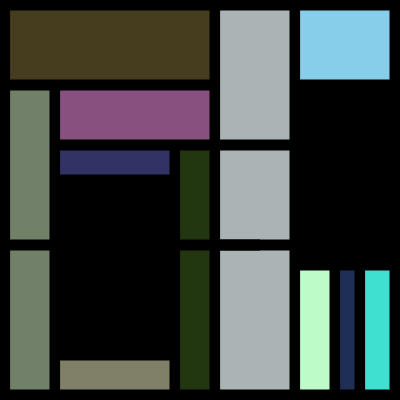
Frame 1 (no input)
Frame 60 (no input): identical to frame 1, image omitted
Frame 120 (the mouse pressed at the canvas centre since frame 60): identical to frame 1, image omitted

The p5.js sketch that drew this single still picture (run headless with seeded random() and noise() and a simulated clock; from frame 60 on, the mouse is pressed at the canvas centre):

// p5.js sketch
// ── sketch.js
function setup() {
  createCanvas(400, 400);
}
//3B052028陳俊揚
function draw() {
  background(0); fill(70, 60, 30); rect(10, 10, 200, 70); fill(170, 180, 180); rect(220, 10, 70, 380); fill(135, 206, 235); rect(300, 10, 90, 70); fill(112, 128, 105); rect(10, 90, 40, 300); fill(189, 252, 201); rect(300, 90, 30, 300); fill(135, 80, 127); rect(60, 90, 150, 50); fill(30, 46, 84); rect(340, 90, 15, 300); fill(64, 224, 208); rect(365, 90, 25, 300); fill(0, 0, 0); rect(220, 140, 70, 10); fill(0, 0, 0); rect(0, 240, 400, 10); fill(34, 54, 15); rect(180, 150, 30, 240); fill(50, 51, 100); rect(60, 150, 110, 25); fill(0, 0, 0); rect(180, 240, 80, 10); fill(128, 128, 105); rect(60, 360, 110, 30); fill(0, 0, 0); rect(300, 90, 90, 150); fill(0, 0, 0); rect(300, 240, 90, 30)
}
